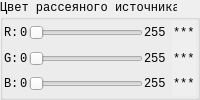
            <widget class="QGroupBox" name="groupBox_IlluminantAbsentedColor">
             <property name="font">
              <font>
               <family>Consolas</family>
              </font>
             </property>
             <property name="title">
              <string>Цвет рассеяного источника</string>
             </property>
             <layout class="QHBoxLayout" name="horizontalLayout_27">
              <property name="leftMargin">
               <number>1</number>
              </property>
              <property name="topMargin">
               <number>1</number>
              </property>
              <property name="rightMargin">
               <number>1</number>
              </property>
              <property name="bottomMargin">
               <number>1</number>
              </property>
              <item>
               <layout class="QVBoxLayout" name="verticalLayout_20">
                <property name="spacing">
                 <number>1</number>
                </property>
                <item>
                 <layout class="QHBoxLayout" name="horizontalLayout_28">
                  <item>
                   <widget class="QLabel" name="label_R_Abs">
                    <property name="font">
                     <font>
                      <family>Consolas</family>
                     </font>
                    </property>
                    <property name="text">
                     <string>R:</string>
                    </property>
                   </widget>
                  </item>
                  <item>
                   <widget class="QLabel" name="label_46">
                    <property name="font">
                     <font>
                      <family>Consolas</family>
                     </font>
                    </property>
                    <property name="text">
                     <string>0</string>
                    </property>
                   </widget>
                  </item>
                  <item>
                   <widget class="QSlider" name="slider_R_Abs">
                    <property name="font">
                     <font>
                      <family>Consolas</family>
                     </font>
                    </property>
                    <property name="maximum">
                     <number>255</number>
                    </property>
                    <property name="orientation">
                     <enum>Qt::Horizontal</enum>
                    </property>
                   </widget>
                  </item>
                  <item>
                   <widget class="QLabel" name="label_47">
                    <property name="font">
                     <font>
                      <family>Consolas</family>
                     </font>
                    </property>
                    <property name="text">
                     <string>255</string>
                    </property>
                   </widget>
                  </item>
                 </layout>
                </item>
                <item>
                 <layout class="QHBoxLayout" name="horizontalLayout_29">
                  <item>
                   <widget class="QLabel" name="label_G_Abs">
                    <property name="font">
                     <font>
                      <family>Consolas</family>
                     </font>
                    </property>
                    <property name="text">
                     <string>G:</string>
                    </property>
                   </widget>
                  </item>
                  <item>
                   <widget class="QLabel" name="label_48">
                    <property name="font">
                     <font>
                      <family>Consolas</family>
                     </font>
                    </property>
                    <property name="text">
                     <string>0</string>
                    </property>
                   </widget>
                  </item>
                  <item>
                   <widget class="QSlider" name="slider_G_Abs">
                    <property name="font">
                     <font>
                      <family>Consolas</family>
                     </font>
                    </property>
                    <property name="maximum">
                     <number>255</number>
                    </property>
                    <property name="orientation">
                     <enum>Qt::Horizontal</enum>
                    </property>
                   </widget>
                  </item>
                  <item>
                   <widget class="QLabel" name="label_49">
                    <property name="font">
                     <font>
                      <family>Consolas</family>
                     </font>
                    </property>
                    <property name="text">
                     <string>255</string>
                    </property>
                   </widget>
                  </item>
                 </layout>
                </item>
                <item>
                 <layout class="QHBoxLayout" name="horizontalLayout_30">
                  <item>
                   <widget class="QLabel" name="label_B_Abs">
                    <property name="font">
                     <font>
                      <family>Consolas</family>
                     </font>
                    </property>
                    <property name="text">
                     <string>B:</string>
                    </property>
                   </widget>
                  </item>
                  <item>
                   <widget class="QLabel" name="label_50">
                    <property name="font">
                     <font>
                      <family>Consolas</family>
                     </font>
                    </property>
                    <property name="text">
                     <string>0</string>
                    </property>
                   </widget>
                  </item>
                  <item>
                   <widget class="QSlider" name="slider_B_Abs">
                    <property name="font">
                     <font>
                      <family>Consolas</family>
                     </font>
                    </property>
                    <property name="maximum">
                     <number>255</number>
                    </property>
                    <property name="orientation">
                     <enum>Qt::Horizontal</enum>
                    </property>
                   </widget>
                  </item>
                  <item>
                   <widget class="QLabel" name="label_51">
                    <property name="font">
                     <font>
                      <family>Consolas</family>
                     </font>
                    </property>
                    <property name="text">
                     <string>255</string>
                    </property>
                   </widget>
                  </item>
                 </layout>
                </item>
               </layout>
              </item>
              <item>
               <widget class="QWidget" name="widget_IlluminantAbsentColor" native="true">
                <property name="font">
                 <font>
                  <family>Consolas</family>
                 </font>
                </property>
                <property name="autoFillBackground">
                 <bool>true</bool>
                </property>
                <layout class="QVBoxLayout" name="verticalLayout_21">
                 <property name="spacing">
                  <number>1</number>
                 </property>
                 <property name="leftMargin">
                  <number>1</number>
                 </property>
                 <property name="topMargin">
                  <number>0</number>
                 </property>
                 <property name="rightMargin">
                  <number>1</number>
                 </property>
                 <property name="bottomMargin">
                  <number>0</number>
                 </property>
                 <item>
                  <widget class="QLabel" name="value_R_Abs">
                   <property name="font">
                    <font>
                     <family>Consolas</family>
                    </font>
                   </property>
                   <property name="text">
                    <string>***</string>
                   </property>
                   <property name="margin">
                    <number>1</number>
                   </property>
                  </widget>
                 </item>
                 <item>
                  <widget class="QLabel" name="value_G_Abs">
                   <property name="font">
                    <font>
                     <family>Consolas</family>
                    </font>
                   </property>
                   <property name="text">
                    <string>***</string>
                   </property>
                   <property name="margin">
                    <number>1</number>
                   </property>
                  </widget>
                 </item>
                 <item>
                  <widget class="QLabel" name="value_B_Abs">
                   <property name="font">
                    <font>
                     <family>Consolas</family>
                    </font>
                   </property>
                   <property name="text">
                    <string>***</string>
                   </property>
                   <property name="margin">
                    <number>1</number>
                   </property>
                  </widget>
                 </item>
                </layout>
               </widget>
              </item>
             </layout>
            </widget>
